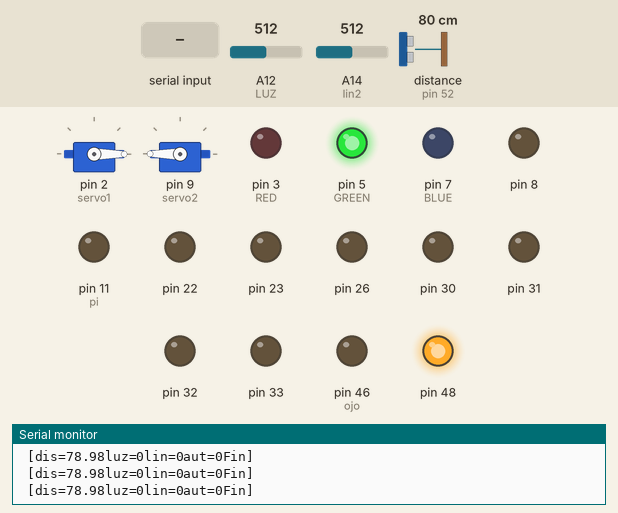
Simulated run of this sketch. Board: Arduino Mega 2560, built with avr-gcc and run on an emulated ATmega2560. Parts: 2 × servo, output pins drawn as LEDs (lit = HIGH), the last lines printed to the serial monitor. Wiring (inferred from the names in the program): ultrasonic range finder: trigger pin 50; echo pin 52. The inputs (shaded band) are chosen by the test bench; at power-on: A12 (LUZ) = 512, A14 (lin2) = 512, distance to the obstacle (sensor on pin 52) 80 cm. The echo pulse lasts 58.3 µs per cm; pins used as bus, display or sensor lines are not drawn.

Above: at 1.2 s.
1.3 s: "F" received over the second serial link
At 2.3 s:
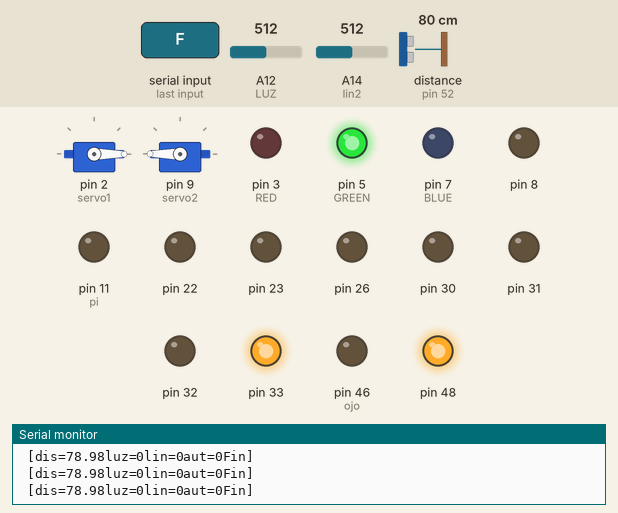
2.8 s: "B" received over the second serial link
At 3.7 s:
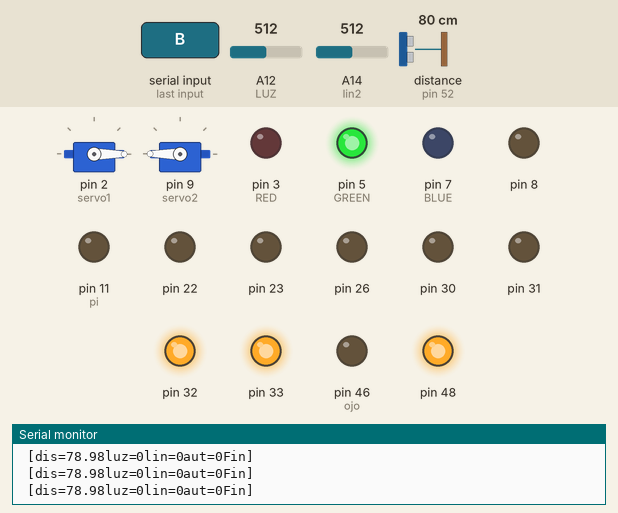
4.3 s: "L" received over the second serial link
At 5.4 s:
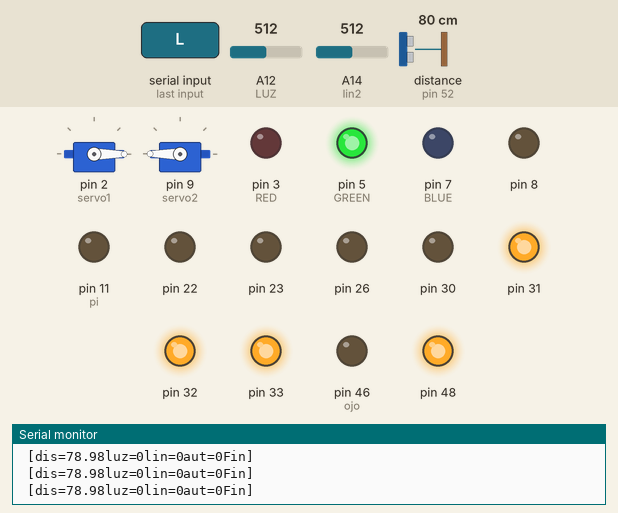
5.8 s: "R" received over the second serial link
At 7.0 s:
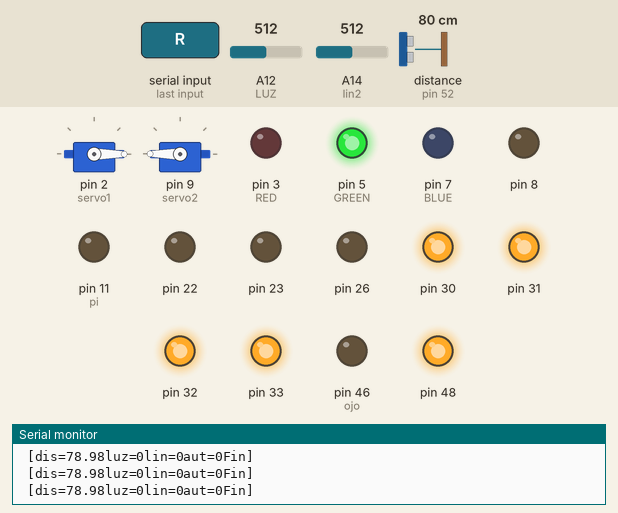
7.3 s: "W" received over the second serial link
At 7.6 s:
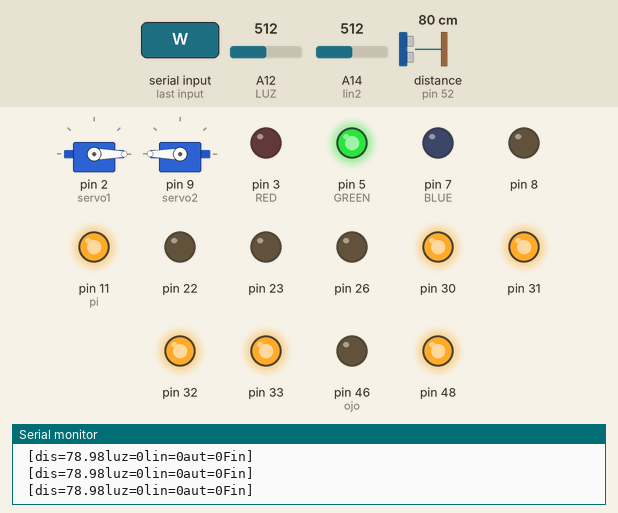
8.8 s: "A" received over the second serial link
At 9.3 s:
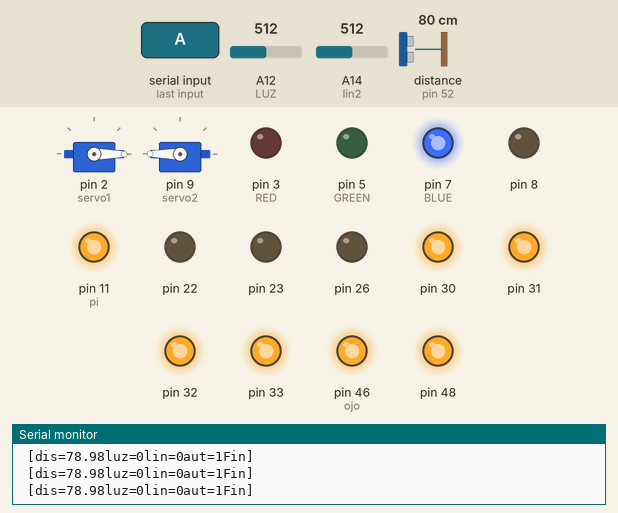
Timing chart, 0 to 11.3 s (numbered marks = the images above; inputs shaded):
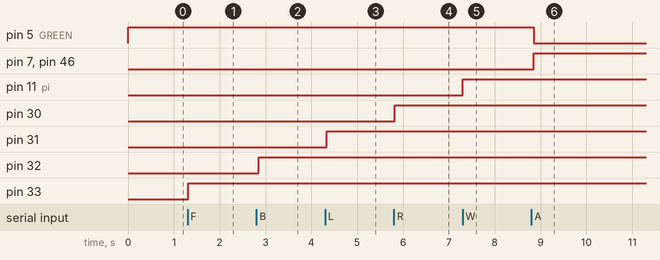

The sketch:

Carro_Wifi_Mega_Sin_Motores.ino
```cpp
#include <Servo.h>

#define lin1 A15
#define lin2 A14
#define lin3 A13
#define echoPin 52
#define trigPin 50
#define LUZ A12
#define ojo 46
#define pi 11
#define RED 3
#define GREEN 5
#define BLUE 7

Servo servo1;
Servo servo2;

int command;
float dis;
bool luz;
bool lin;
bool automatic = false;
bool dance = false;
int danceVal = 40;

void setup() {
  Serial3.begin(115200);
  Serial.begin(9600);

  // turn on servo
  servo1.attach(2);
  servo2.attach(9);
  servo1.write(0);
  servo2.write(180);

  pinMode(pi, OUTPUT);
  pinMode(ojo, OUTPUT);
  pinMode(trigPin, OUTPUT);
  pinMode(echoPin, INPUT);
  for(int i=30; i<34; i++){
    pinMode(i, OUTPUT);
  }


//INTENTAR QUITAARMIERDAS
  pinMode(48,OUTPUT);
  digitalWrite(48,HIGH);
  pinMode(51,OUTPUT);
  digitalWrite(51,HIGH);
  pinMode(53,OUTPUT);
  digitalWrite(53,HIGH);
  pinMode(22,OUTPUT);
  digitalWrite(22,LOW);
  pinMode(23,OUTPUT);
  digitalWrite(23,LOW);
  pinMode(26,OUTPUT);
  digitalWrite(26,LOW);
  pinMode(8,OUTPUT);
  digitalWrite(8,LOW);
}

void loop() {
  select();
  data();
  Send();
  react();
  delay(50);
}

void select() {
  if (Serial3.available() > 0) {
    command = Serial3.read();
    switch (command) {
      case 'F': adelante(); break;
      case 'B': atras(); break;
      case 'L': izquierda(); break;
      case 'R': derecha(); break;
      case 'G': diagonalIzquierda(); break;
      case 'I': diagonalDerecha(); break;
      case 'H': retocederIzquierda(); break;
      case 'J': retrocederDerecha(); break;
      case 'W': digitalWrite(pi, HIGH); break;
      case 'A': automatic = true; break;
      case 'V': digitalWrite(ojo, HIGH); break;
      case 'v': digitalWrite(ojo, LOW); break;
      case 'D': servo1.write(150); break;
      case 'Z': servo2.write(30); break;
      case 'X': dance = true; break;
      case 'S': detente(); break;
      case '-': while(Serial3.available()) Serial3.read(); delay(10); break;
    }
    char y = command;
    Serial.println(y);
  }
}

void data() {
  luz = analogRead(LUZ) < 500;
  lin = analogRead(lin2) < 35;

  digitalWrite(trigPin, LOW);
  delayMicroseconds(2);
  digitalWrite(trigPin, HIGH);
  delayMicroseconds(10);
  digitalWrite(trigPin, LOW);
  dis = pulseIn(echoPin, HIGH) * 0.034 / 2.0;
  //Serial.println(dis);
}

void Send() {
  Serial3.println(" [dis=" + String(dis) + "luz=" + String(luz) + "lin=" + String(lin) + "aut=" + String(automatic) + "Fin] ");
  Serial.println(" [dis=" + String(dis) + "luz=" + String(luz) + "lin=" + String(lin) + "aut=" + String(automatic) + "Fin] ");
}

void react() {
  if (dis < 10) {
    detente();
  }
  if (automatic) {
    led(0,0,255);
    if (luz) digitalWrite(ojo, LOW);
    else digitalWrite(ojo, HIGH);

    while (lin) {
      if (luz) digitalWrite(ojo, LOW);
      else digitalWrite(ojo, HIGH);

      while (analogRead(lin1) < 35) {
        izquierda();
      }
      while (analogRead(lin3) < 35) {
        derecha();
      }
      adelante();
      data();
    }
  }else led(0,255,0);
  if(dance){
    led(255,0,0);
    servo1.write(danceVal);
    servo2.write(danceVal);

    danceVal += 100;
    if(danceVal > 140) danceVal = 40;
    delay(500);
  }
}

void led(int r, int g, int b){
  analogWrite(RED,r);
  analogWrite(GREEN,g);
  analogWrite(BLUE,b);
}

void adelante() {
  digitalWrite(33,HIGH);
}
void atras() {
  digitalWrite(32,HIGH);
}
void izquierda() {
  digitalWrite(31,HIGH);
}
void derecha() {
  digitalWrite(30,HIGH);
}
void diagonalIzquierda() {
  digitalWrite(33,HIGH);
  digitalWrite(31,HIGH);
}
void diagonalDerecha() {
  digitalWrite(33,HIGH);
  digitalWrite(30,HIGH);
}
void retocederIzquierda() {
  digitalWrite(32,HIGH);
  digitalWrite(31,HIGH);
}
void retrocederDerecha() {
  digitalWrite(32,HIGH);
  digitalWrite(30,HIGH);
}
void detente() {
  digitalWrite(33,LOW);
  digitalWrite(32,LOW);
  digitalWrite(31,LOW);
  digitalWrite(30,LOW);
  digitalWrite(pi, LOW);
  servo1.write(0);
  servo2.write(180);
  dance = false;
  automatic = false;
}
```

Measured:
- after the input at 1.3 s, pin 33: LOW → HIGH at once
- after the input at 2.8 s, pin 32: LOW → HIGH after 0.05 s
- after the input at 4.3 s, pin 31: LOW → HIGH at once
- after the input at 5.8 s, pin 30: LOW → HIGH at once
- after the input at 7.3 s, pin 11 (pi): LOW → HIGH at once
- after the input at 8.8 s, pin 5 (GREEN): HIGH → LOW after 0.05 s; pin 7 (BLUE), pin 46 (ojo): LOW → HIGH after 0.05 s
